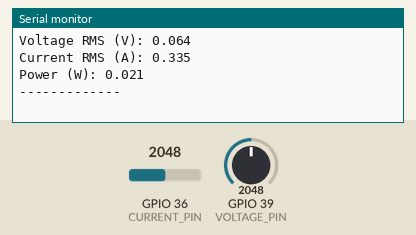
Bench run of a sketch on a simulated ESP32. Parts: the last lines printed to the serial monitor. The test bench sets the inputs (shaded band); at power-on: GPIO 36 (CURRENT_PIN) = 2048, GPIO 39 (VOLTAGE_PIN) = 2048.

Above: at 1.2 s.
1.3 s: GPIO 36 (CURRENT_PIN) set to 2866
At 2.3 s:
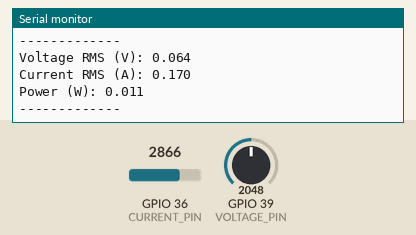
2.8 s: GPIO 39 (VOLTAGE_PIN) set to 2866
At 2.8 s:
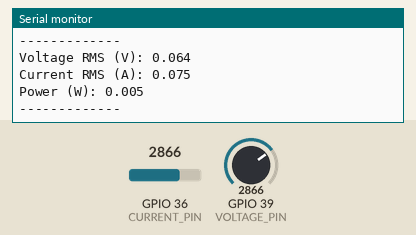
4.3 s: GPIO 36 (CURRENT_PIN) set to 3603
At 5.6 s:
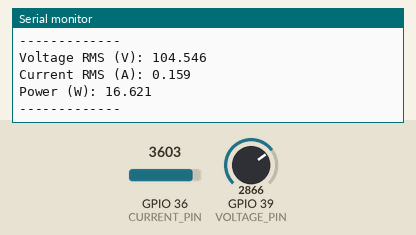
5.8 s: GPIO 39 (VOLTAGE_PIN) set to 3603
At 7.5 s:
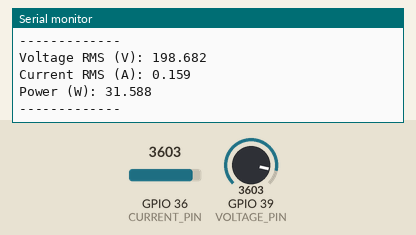
Timing chart, 0 to 8.3 s (numbered marks = the images above; inputs shaded):
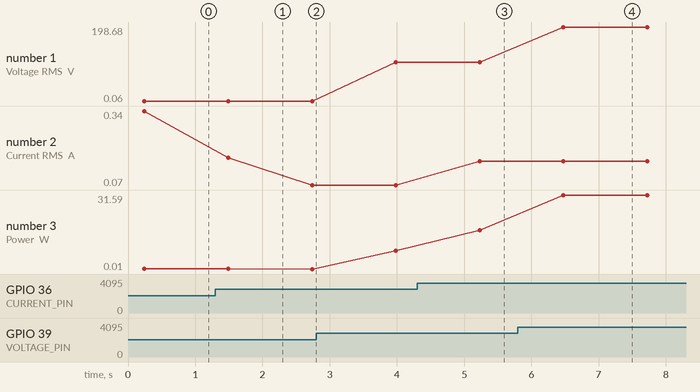

Measured:
- after the input at 1.3 s, the serial monitor: prints a new line after 0.19 s (image 1)
- after the input at 4.3 s, the serial monitor: prints a new line after 0.93 s (image 3)
- after the input at 5.8 s, the serial monitor: prints a new line after 0.68 s (image 4)
- plotted number 1: 0.06 → 104.55 after the input at 2.8 s, 104.55 → 198.68 after the input at 5.8 s
- plotted number 2: 0.34 → 0.07 after the input at 1.3 s, 0.07 → 0.16 after the input at 4.3 s
- plotted number 3: 0.02 → 0.01 after the input at 1.3 s, 0.01 → 7.84 after the input at 2.8 s, 7.84 → 16.62 after the input at 4.3 s, 16.62 → 31.59 after the input at 5.8 s

The sketch:

voltage_sensor.ino
```cpp
const int CURRENT_PIN = 36;  // VP (ACS712 OUT)
const int VOLTAGE_PIN = 39;  // VN (ZMPT101B OUT)

const float V_REF = 3.3; // esp32 adc reference voltage
const int ADC_RES = 4095; // esp32 adc resolution
const float ACS712_SENSITIVITY = 0.185; // V/A for 5A version
const float ACS712_OFFSET = 2.5;

void setup() {
  Serial.begin(115200); // starts serial monitor and speed
}

void loop() {
  const int samples = 200;
  float voltageSum = 0;
  float currentSum = 0;

  for (int i = 0; i < samples; i++) {
    float vRaw = analogRead(VOLTAGE_PIN); // reads raw adc values for voltage and current
    float cRaw = analogRead(CURRENT_PIN);

    float vADC = (vRaw / ADC_RES) * V_REF; // converts raw adc values to actual voltages
    float cADC = (cRaw / ADC_RES) * V_REF;

    float vAC = vADC - 1.65; // subtract sensor offset to centor waveform
    float cAC = cADC - ACS712_OFFSET; // subtract sensor offset to centor waveform

    voltageSum += vAC * vAC;
    currentSum += cAC * cAC;

    delay(1); // space samples slightly
  }

  float voltageRMS = sqrt(voltageSum / samples); // calculate raw RMS
  float currentRMS = sqrt(currentSum / samples);

  // Calibration factors — tweak these to match multimeter values
  const float voltageCalibration = 158.5;  // try values between 150–170 for ZMPT101B
  const float currentCalibration = 0.394;  // try values between 0.35–0.42 for ACS712 5A

  // Apply calibration
  voltageRMS *= voltageCalibration;
  currentRMS *= currentCalibration;

  // Calculate real power
  float power = voltageRMS * currentRMS;

  // serial output
  Serial.print("Voltage RMS (V): ");
  Serial.println(voltageRMS, 3);
  Serial.print("Current RMS (A): ");
  Serial.println(currentRMS, 3);
  Serial.print("Power (W): ");
  Serial.println(power, 3);
  Serial.println("-------------");

  delay(1000);
}
```
